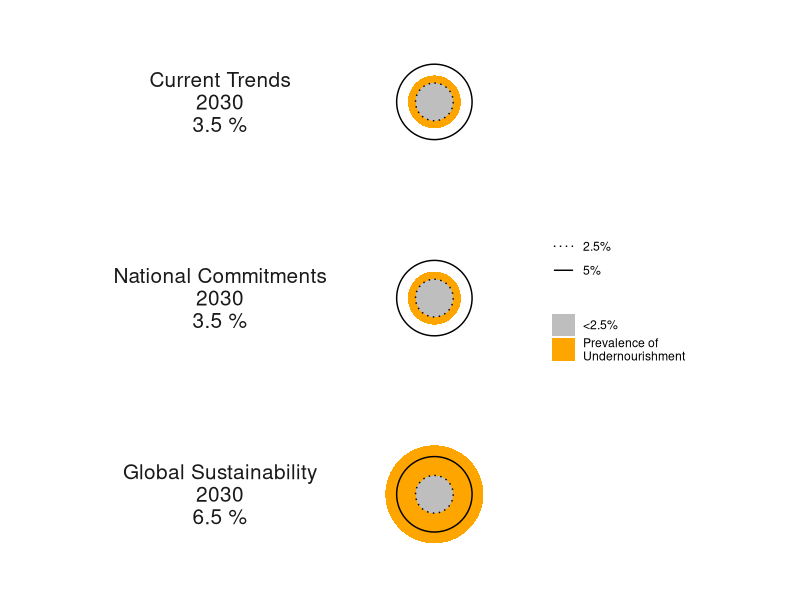
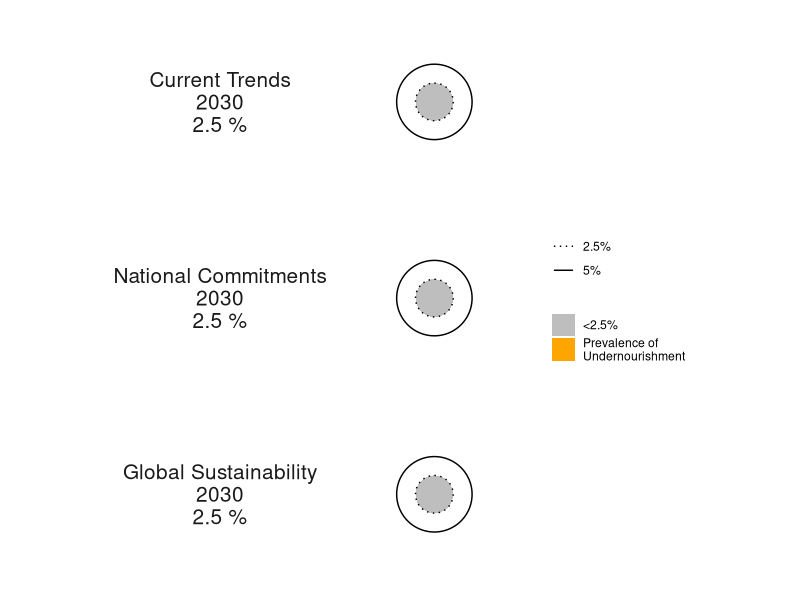
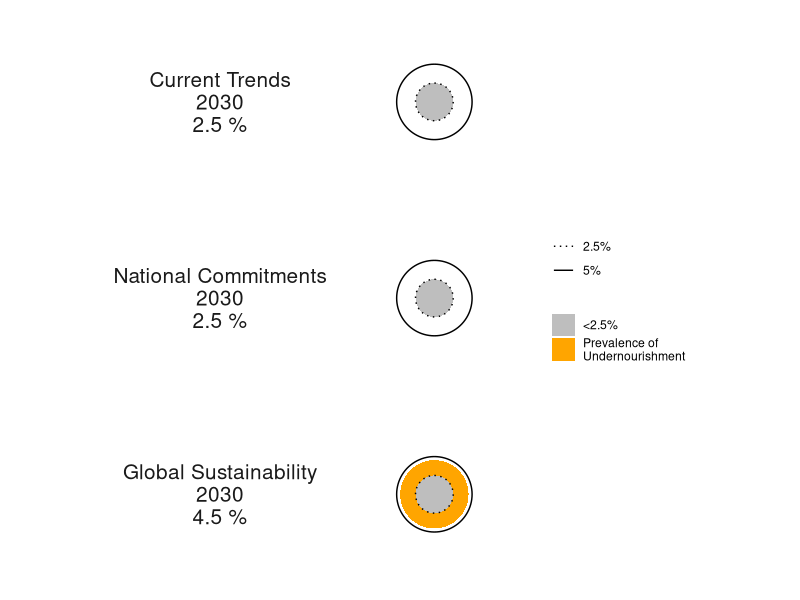
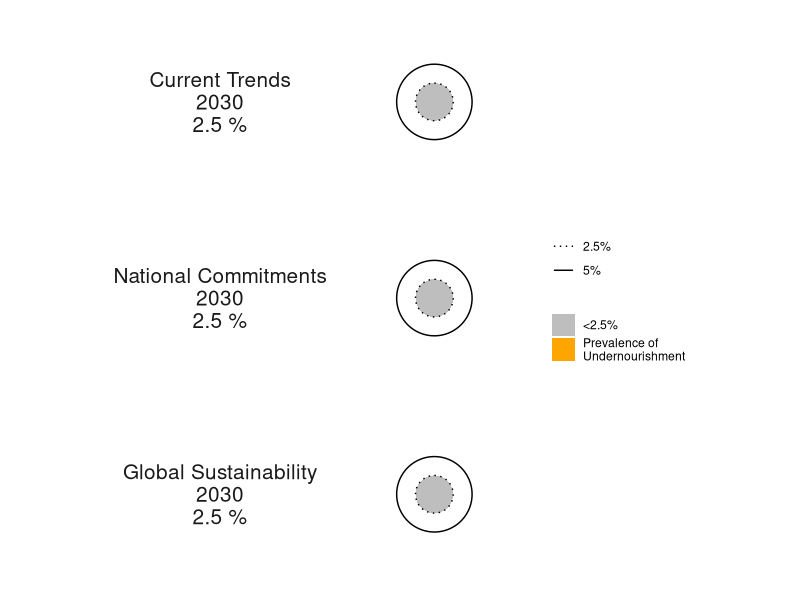
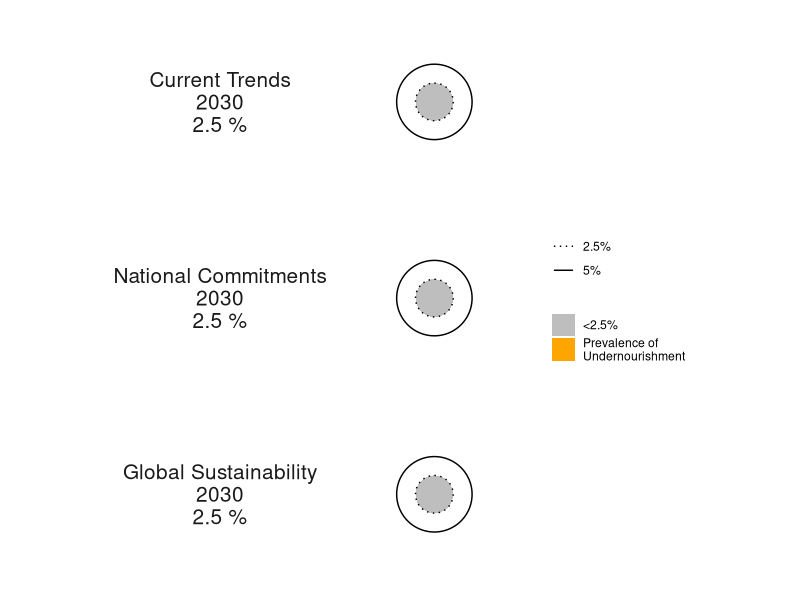
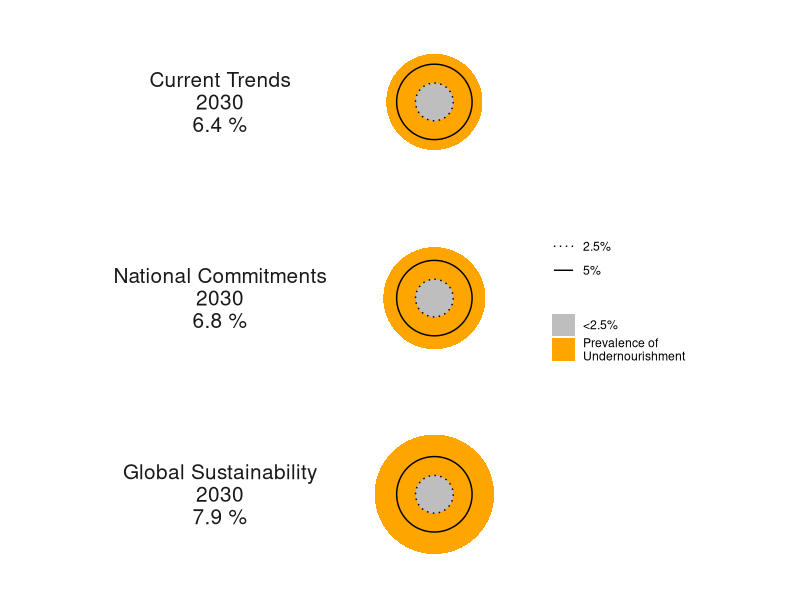
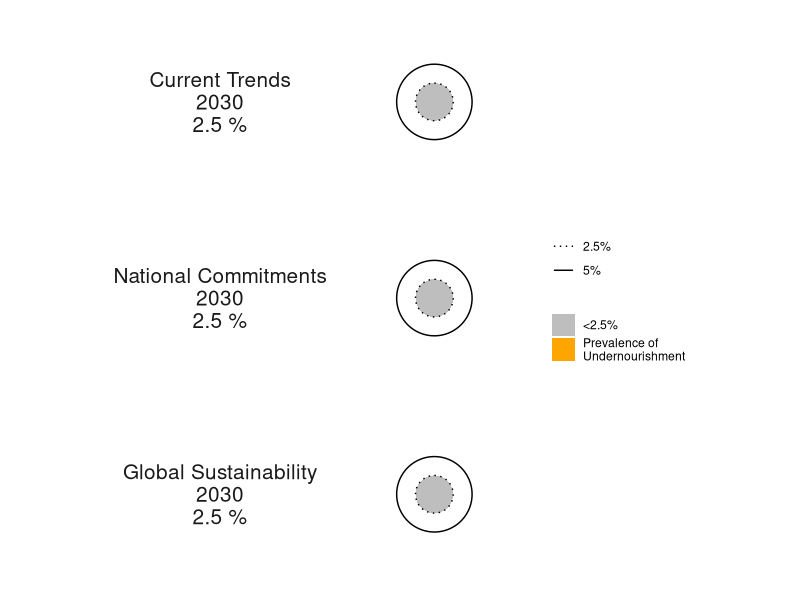
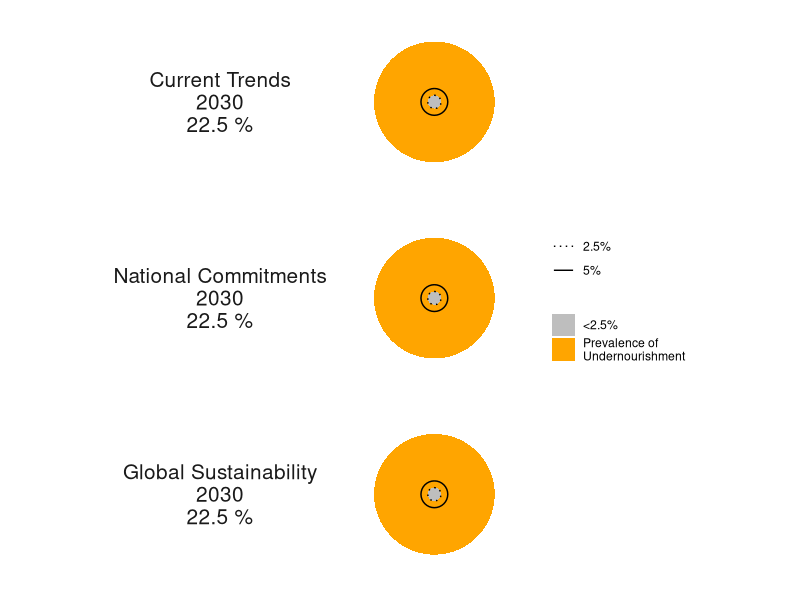

Recreate these plots in R, in order.
## Prevalence of undernourishment

# libraries ---------------------------------------------------------------
library(here)
#library(plyr)
library(dplyr)
library(tidyr)
library(readxl)
library(readr)
library(ggplot2)
library(conflicted)


conflicted::conflict_prefer("rename", "dplyr")
conflicted::conflict_prefer("mutate", "dplyr")
conflicted::conflict_prefer("summarise", "dplyr")
conflicts_prefer(dplyr::filter)
here()


#Data -------------------------------------------------------------------
scenathon<- read.csv(here("data", "240523_FullDataBase_expost.csv"), sep = "") %>% 
  filter(tradeadjustment == "Yes") %>% 
  filter(year %in% c("2030")) %>% 
  mutate( pathway_id = factor(pathway_id, levels = c("CT", "NC", "GS"))) %>% 
  select(pathway_id, country, year, pou_computed) 
  

#List countries
countries <- c(
  "ARG",
  "AUS",
  "BRA"
  , "CAN", "CHN", "COL","DEU",
  "ETH"
  ,"FIN","GBR", "IDN", "IND",
  "MEX"
  ,"NOR", "RUS", "RWA","SWE",  "USA",
  "DNK",
  "GRC","TUR", "NPL",
  "R_ASP", "R_CSA", "R_NMC", "R_OEU", "R_NEU", "R_SSA"
)



figure_directory <- here("output", "figures", "Figure6_PoU")
dir.create(figure_directory, recursive = TRUE, showWarnings = FALSE)
print(figure_directory)

myLinetype <- c("dotted", "solid")
names(myLinetype) <- c("2.5%", "5%")


# Loop for each country

for (cur_country in countries) {
  
  country_data <- subset(scenathon, country == cur_country) %>% 
    mutate(pou_computed = ifelse(is.na(pou_computed), 2.49, pou_computed)) %>% 
    mutate(pou_display = ifelse(is.na(pou_computed), "<2.5", pou_computed))
  
  CT_kcal_tot <- country_data %>% filter(pathway_id == "CT") %>% pull(pou_display) %>% unique() %>% round(.,1)
  NC_kcal_tot <- country_data %>% filter(pathway_id == "NC") %>% pull(pou_display) %>% unique() %>% round(.,1)
  GS_kcal_tot <- country_data %>% filter(pathway_id == "GS") %>% pull(pou_display) %>% unique() %>% round(.,1)
  
  
  cat.labs <- c(CT = paste0("Current Trends\n2030\n", CT_kcal_tot, " %"),
                NC = paste0("National Commitments\n2030\n", NC_kcal_tot, " %"),
                GS = paste0("Global Sustainability\n2030\n", GS_kcal_tot, " %"))
  
  # Create plot for the specific country
  p_POU <- ggplot(data = country_data) +
    geom_col(aes(x = 1, y = pou_computed, fill = "Prevalence of \nUndernourishment"),
             position = "identity",
             width = 1
             # ,
             # show.legend = F
             ) +
    geom_col(aes(x = 1, y = rep(2.5, 3), fill = "<2.5%"),
             position = "identity",
             width = 1
             # ,
             # show.legend = F
             ) +
      scale_fill_manual(values = c("Prevalence of \nUndernourishment" = "orange", "<2.5%" = "grey"), name = NULL)+
    theme(axis.title.x = element_blank()) +
    scale_y_continuous(limits = c(0, max(1.25*max(country_data$pou_computed), 10)))+
    coord_polar() +
    facet_grid(pathway_id ~ ., 
               switch = "y",
               labeller = labeller(pathway_id = cat.labs)
               ) +
    geom_hline(aes(yintercept = 2.5,
                     linetype = "2.5%")) +
    geom_hline(aes(yintercept = 5,
                     linetype = "5%")) +
    scale_linetype_manual(values = myLinetype, name = NULL) +
    #guides(colour = guide_legend(override.aes = list(linetype = 0, shape=''))) +
    # guides(fill=guide_legend(nrow=5),
    #        colour=guide_legend(nrow = 2),
    #        linetype = guide_legend(nrow = 2)) +
    theme_minimal() +
    labs(x = NULL, 
         y = NULL) +
    theme(axis.text.y = element_blank(),
          axis.text.x = element_blank(),
          axis.ticks.y = element_blank(),
          panel.grid = element_blank(),
          panel.border = element_blank(),
          plot.caption = element_text(hjust = 0.15, 
                                      color = "#666666", face= "sans"),
          #panel.spacing = unit(-2.5, "lines"),
          strip.text = element_text(size = 15, family = "sans"),
          strip.text.y.left = element_text(angle = 0),
          strip.placement = "outside"
          # ,
          # plot.margin = margin(t = -10, b= -20)
          )
  
  # Save the plot as a TIFF file
  filename <- paste0(format(Sys.Date(),format = "%y%m%d"), "_", gsub(" ", "_", cur_country), ".tiff")
  tiff(
    filename = here(figure_directory, filename),
    units = "cm", height = 15.8, width = 17.4, res = 96)
  print(p_POU)
  dev.off()
  
}
